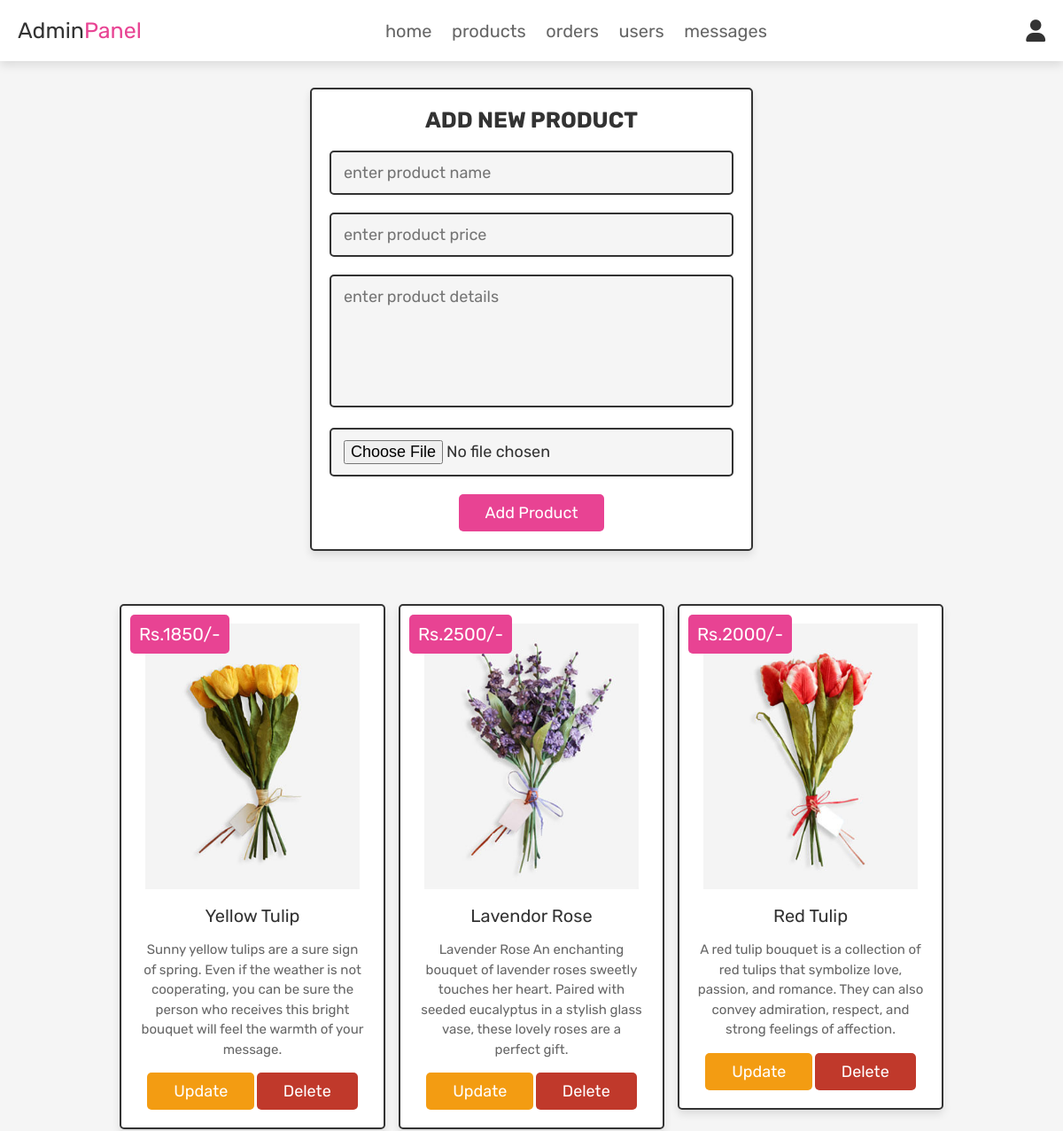
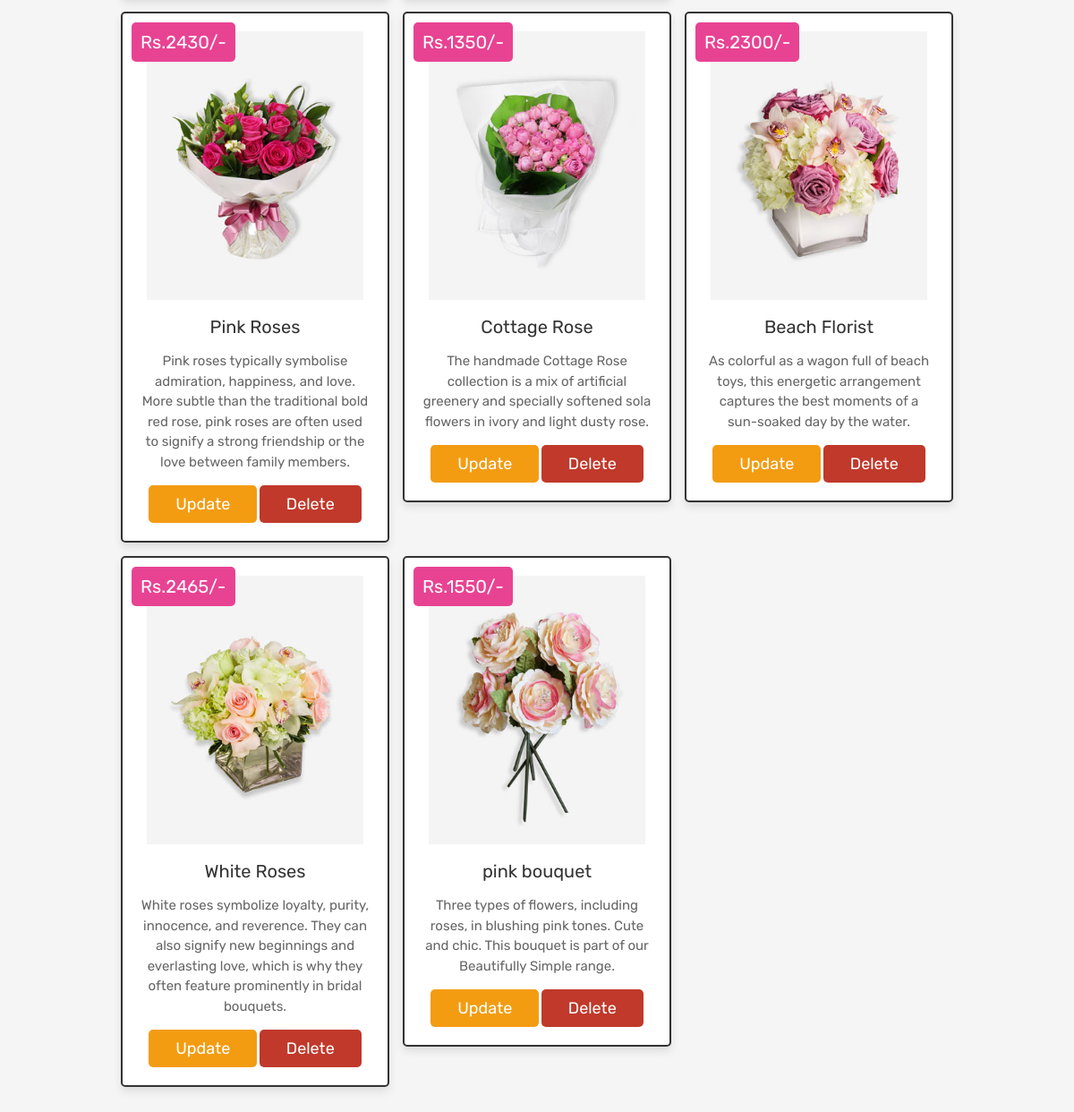
Screenshot of /admin_products.php (signed in) with the database file from the repository (2 pictures, top to bottom).
### tables this page shows
CREATE TABLE `products` (
  `id` int(100) NOT NULL,
  `name` varchar(100) NOT NULL,
  `details` varchar(500) NOT NULL,
  `price` int(100) NOT NULL,
  `image` varchar(100) NOT NULL
);

### admin_products.php (the view, shortened to what this page needs)
<?php
@include 'config.php';
?>
<!DOCTYPE html>
<html lang="en">
<head>
   <link rel="stylesheet" href="https://cdnjs.cloudflare.com/ajax/libs/font-awesome/6.0.0/css/all.min.css">
   <link rel="stylesheet" href="css/admin_style.css">
</head>
<body>
<?php @include 'admin_header.php'; ?>
<section class="add-products">
   <form action="" method="POST" enctype="multipart/form-data">
      <h3>add new product</h3>
      <input type="text" class="box" required placeholder="enter product name" name="name">
      <input type="number" min="0" class="box" required placeholder="enter product price" name="price">
      <textarea name="details" class="box" required placeholder="enter product details" cols="30" rows="10"></textarea>
      <input type="file" accept="image/jpg, image/jpeg, image/png" required class="box" name="image">
      <input type="submit" value="add product" name="add_product" class="btn">
   </form>
</section>
<section class="show-products">
   <div class="box-container">
      <?php
         $select_products = mysqli_query($conn, "SELECT * FROM `products`") or die('query failed');
         if(mysqli_num_rows($select_products) > 0){
            while($fetch_products = mysqli_fetch_assoc($select_products)){
      ?>
      <div class="box">
         <div class="price">Rs.<?php echo $fetch_products['price']; ?>/-</div>
         <img class="image" src="uploaded_img/<?php echo $fetch_products['image']; ?>" alt="">
         <div class="name"><?php echo $fetch_products['name']; ?></div>
         <div class="details"><?php echo $fetch_products['details']; ?></div>
         <a href="admin_update_product.php?update=<?php echo $fetch_products['id']; ?>" class="option-btn">update</a>
         <a href="admin_products.php?delete=<?php echo $fetch_products['id']; ?>" class="delete-btn" onclick="return confirm('delete this product?');">delete</a>
      </div>
      <?php
         }
      }else{
         echo '<p class="empty">no products added yet!</p>';
      }
      ?>
   </div>
</section>
</body>
</html>

### admin_header.php (shortened to what this page needs)
<header class="header">
   <div class="flex">
      <a href="admin_page.php" class="logo">Admin<span>Panel</span></a>
      <nav class="navbar">
         <a href="admin_page.php">home</a>
         <a href="admin_products.php">products</a>
         <a href="admin_orders.php">orders</a>
         <a href="admin_users.php">users</a>
         <a href="admin_contacts.php">messages</a>
      </nav>
      <div class="icons">
         <div id="user-btn" class="fas fa-user"></div>
      </div>
   </div>
</header>

### css/admin_style.css (style rules this page uses)
:root { --pink:#e84393; --red:#c0392b; --orange:#f39c12; --black:#333; --white:#fff; --light-color:#666; --light-white:#ccc; --light-bg:#f5f5f5; --border:.2rem solid var(--black); --box-shadow:0 .5rem 1rem rgba(0,0,0,.1); }
* { font-family: 'Rubik', sans-serif; margin:0; padding:0; box-sizing: border-box; outline: none; border:none; text-decoration: none; transition:all .2s linear; }
html { font-size: 62.5%; overflow-x: hidden; scroll-behavior: smooth; scroll-padding-top: 6.5rem; }
body { background: var(--light-bg); }
section { padding:3rem 2rem; }
.btn, .delete-btn, .option-btn { display: inline-block; border-radius: .5rem; margin-top: 1rem; font-size: 1.8rem; color:var(--white); cursor: pointer; padding:1rem 3rem; text-transform: capitalize; }
.btn { background-color: var(--pink); }
.delete-btn { background-color: var(--red); }
.option-btn { background-color: var(--orange); }
.header { position: sticky; top:0; left:0; right:0; z-index: 1000; background-color: var(--white); box-shadow: var(--box-shadow); }
.header .flex { display: flex; align-items: center; justify-content: space-between; padding:2rem; max-width: 1200px; margin:0 auto; position: relative; }
.header .flex .icons div { font-size: 2.5rem; margin-left: 1.7rem; cursor: pointer; color:var(--black); }
.header .flex .navbar a { margin:0 1rem; font-size: 2rem; color:var(--light-color); }
.header .flex .logo { font-size: 2.5rem; color:var(--black); }
.header .flex .logo span { color:var(--pink); }
.add-products form { max-width: 50rem; border-radius: .5rem; background-color: var(--white); border:var(--border); padding:2rem; text-align: center; margin:0 auto; box-shadow: var(--box-shadow); }
.add-products form h3 { font-size: 2.5rem; text-transform: uppercase; color:var(--black); margin-bottom: 1rem; }
.add-products form .box { width: 100%; margin:1rem 0; font-size: 1.8rem; color:var(--black); border-radius: .5rem; background-color: var(--light-bg); padding:1.2rem 1.4rem; border:var(--border); }
.add-products form textarea { height: 15rem; resize: none; }
.show-products .box-container { display: grid; grid-template-columns: repeat(auto-fit, 30rem); gap:1.5rem; align-items: flex-start; max-width: 1200px; margin: 0 auto; justify-content: center; }
.show-products .box-container .box { text-align: center; padding:2rem; border:var(--border); background-color: var(--white); box-shadow: var(--box-shadow); border-radius: .5rem; position: relative; }
.show-products .box-container .box .image { height: 30rem; margin-bottom: .5rem; }
.show-products .box-container .box .price { background-color: var(--pink); position: absolute; top:1rem; left:1rem; border-radius: .5rem; color:var(--white); padding:1rem; font-size: 2rem; }
.show-products .box-container .box .name { margin:1rem 0; font-size: 2rem; color:var(--black); }
.show-products .box-container .box .details { line-height: 1.5; color:var(--light-color); font-size: 1.5rem; padding:.5rem 0; }

### rows the page displays
products: price "1850", image (picture), name "Yellow Tulip", details "Sunny yellow tulips are a sure sign of spring. Even if the weather is not cooperating, you can be sure the person who receives this bright bouquet will feel the warmth of your message."
products: price "2500", image (picture), name "Lavendor Rose", details "Lavender Rose An enchanting bouquet of lavender roses sweetly touches her heart. Paired with seeded eucalyptus in a stylish glass vase, these lovely roses are a perfect gift."
products: price "2000", image (picture), name "Red Tulip", details "A red tulip bouquet is a collection of red tulips that symbolize love, passion, and romance. They can also convey admiration, respect, and strong feelings of affection."
products: price "2430", image (picture), name "Pink Roses", details "Pink roses typically symbolise admiration, happiness, and love. More subtle than the traditional bold red rose, pink roses are often used to signify a strong friendship or the love between family members."
products: price "1350", image (picture), name "Cottage Rose", details "The handmade Cottage Rose collection is a mix of artificial greenery and specially softened sola flowers in ivory and light dusty rose."
products: price "2300", image (picture), name "Beach Florist", details "As colorful as a wagon full of beach toys, this energetic arrangement captures the best moments of a sun-soaked day by the water."
products: price "2465", image (picture), name "White Roses", details "White roses symbolize loyalty, purity, innocence, and reverence. They can also signify new beginnings and everlasting love, which is why they often feature prominently in bridal bouquets."
products: price "1550", image (picture), name "pink bouquet", details "Three types of flowers, including roses, in blushing pink tones. Cute and chic. This bouquet is part of our Beautifully Simple range."
